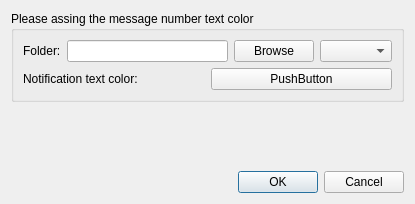
<?xml version="1.0" encoding="UTF-8"?>
<ui version="4.0">
 <class>DialogAddEditAccount</class>
 <widget class="QDialog" name="DialogAddEditAccount">
  <property name="geometry">
   <rect>
    <x>0</x>
    <y>0</y>
    <width>415</width>
    <height>204</height>
   </rect>
  </property>
  <property name="windowTitle">
   <string>Dialog</string>
  </property>
  <layout class="QVBoxLayout" name="verticalLayout_2">
   <item>
    <widget class="QGroupBox" name="groupBox">
     <property name="title">
      <string>Please assing the message number text color</string>
     </property>
     <layout class="QVBoxLayout" name="verticalLayout">
      <item>
       <layout class="QHBoxLayout" name="horizontalLayout">
        <item>
         <widget class="QLabel" name="lblAccount">
          <property name="text">
           <string>Folder:</string>
          </property>
         </widget>
        </item>
        <item>
         <widget class="QLineEdit" name="leFolderPath"/>
        </item>
        <item>
         <widget class="QPushButton" name="btnBrowse">
          <property name="text">
           <string>Browse</string>
          </property>
         </widget>
        </item>
        <item>
         <widget class="QComboBox" name="boxAccounts"/>
        </item>
       </layout>
      </item>
      <item>
       <layout class="QHBoxLayout" name="horizontalLayout_2">
        <item>
         <widget class="QLabel" name="lblAccount_2">
          <property name="text">
           <string>Notification text color:</string>
          </property>
         </widget>
        </item>
        <item>
         <widget class="ColorButton" name="btnColor">
          <property name="text">
           <string>PushButton</string>
          </property>
         </widget>
        </item>
       </layout>
      </item>
     </layout>
    </widget>
   </item>
   <item>
    <spacer name="verticalSpacer">
     <property name="orientation">
      <enum>Qt::Vertical</enum>
     </property>
     <property name="sizeHint" stdset="0">
      <size>
       <width>20</width>
       <height>40</height>
      </size>
     </property>
    </spacer>
   </item>
   <item>
    <widget class="QDialogButtonBox" name="buttonBox">
     <property name="orientation">
      <enum>Qt::Horizontal</enum>
     </property>
     <property name="standardButtons">
      <set>QDialogButtonBox::Cancel|QDialogButtonBox::Ok</set>
     </property>
    </widget>
   </item>
  </layout>
 </widget>
 <customwidgets>
  <customwidget>
   <class>ColorButton</class>
   <extends>QPushButton</extends>
   <header>colorbutton.h</header>
  </customwidget>
 </customwidgets>
 <resources/>
 <connections>
  <connection>
   <sender>buttonBox</sender>
   <signal>accepted()</signal>
   <receiver>DialogAddEditAccount</receiver>
   <slot>accept()</slot>
   <hints>
    <hint type="sourcelabel">
     <x>248</x>
     <y>254</y>
    </hint>
    <hint type="destinationlabel">
     <x>157</x>
     <y>274</y>
    </hint>
   </hints>
  </connection>
  <connection>
   <sender>buttonBox</sender>
   <signal>rejected()</signal>
   <receiver>DialogAddEditAccount</receiver>
   <slot>reject()</slot>
   <hints>
    <hint type="sourcelabel">
     <x>316</x>
     <y>260</y>
    </hint>
    <hint type="destinationlabel">
     <x>286</x>
     <y>274</y>
    </hint>
   </hints>
  </connection>
 </connections>
</ui>
